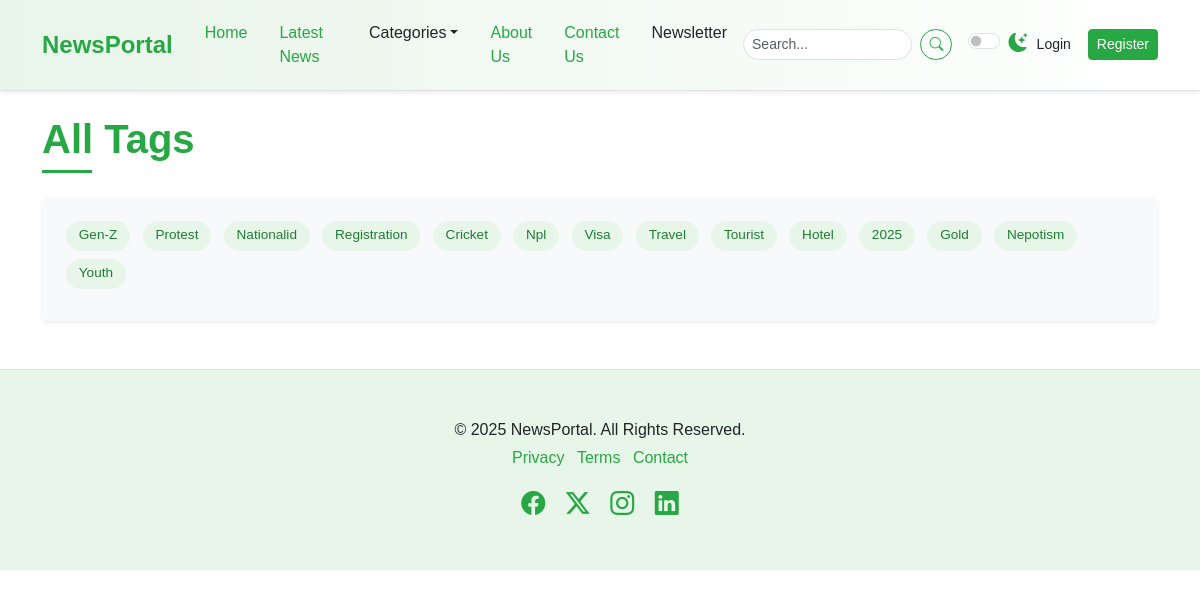
The page /tags/ on the database as committed earlier.
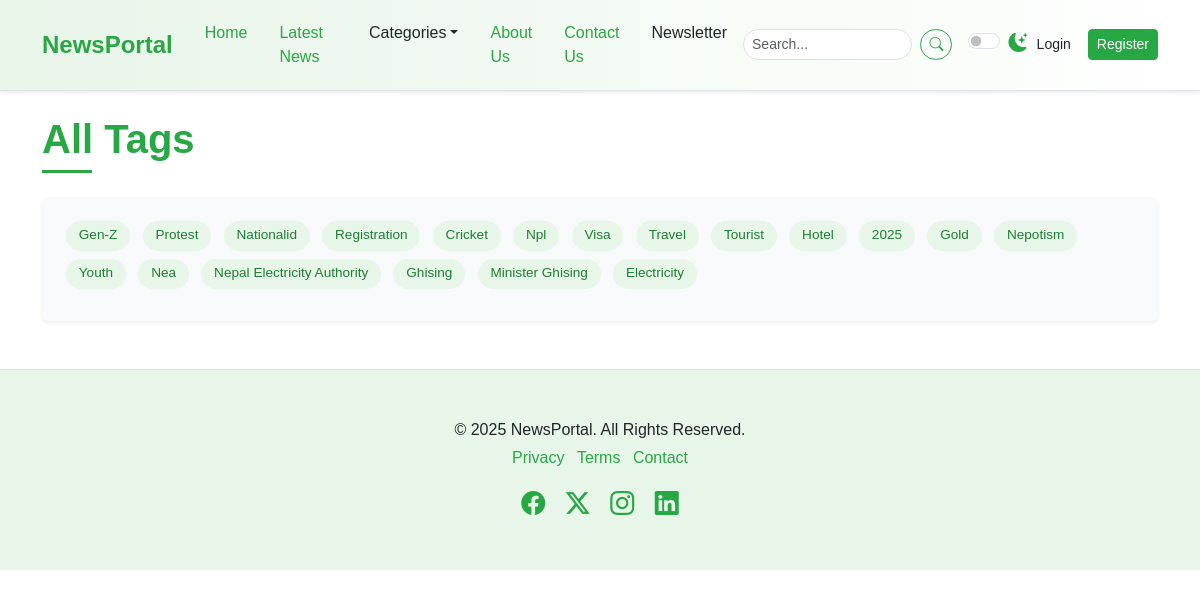
The same page on the database as committed later.
### newspaper/models.py (models this page shows, shortened)
class TimeStampModel(models.Model):
    created_at = models.DateTimeField(auto_now_add=True)
    updated_at = models.DateTimeField(auto_now=True)
    class Meta:
        abstract  = True # Don't create table in DB

class Tag(TimeStampModel):
    name = models.CharField(max_length=100)

### newspaper/views.py (the view)
# urls.py: path("tags/", views.TagListView.as_view(), name="tags"),
class TagListView(ListView):
    model = Tag
    template_name = "newsportal/tags.html"
    context_object_name = "tags"

### newspaper/nav.py (called while the page is built)
def navigation(request):
    categories = Category.objects.all()[:5]
    return {"categories": categories}

### templates/newsportal/tags.html
{% extends "newsportal/base.html" %}
{% block content %}
<div class="container mt-4 mb-5">
    <h1 class="mb-4 section-title"><span>All Tags</span></h1>
    <div class="p-4 rounded bg-light shadow-sm tag-cloud-container">
        <div class="article-tags">
            {% for tag in tags %}
            <a href="{% url 'post-by-tag' tag.id %}">{{ tag.name|title }}</a>
            {% endfor %}
        </div>
    </div>
</div>
{% endblock content %}

Rows that differ between the two databases and show on the page:
added Tag: name "Nea"
added Tag: name "Nepal Electricity Authority"
added Tag: name "Ghising"
added Tag: name "Minister Ghising"
added Tag: name "Electricity"
